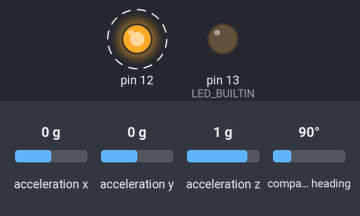
The sketch below on a simulated Arduino Mega 2560, built with avr-gcc and run on an emulated ATmega2560. Parts: output pins drawn as LEDs (lit = HIGH). Dashed ring = blinking. The inputs (shaded band) are chosen by the test bench; at power-on: acceleration x 0 g, acceleration y 0 g, acceleration z 1 g, compass heading 90°. Storage starts empty; what the sketch prints to the serial monitor is not drawn.

Above: at 0.1 s.
Timing chart, 0 to 3.0 s (numbered marks = the images above):
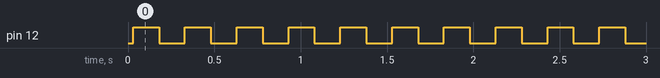

The sketch:

Master.ino
```cpp
#include <Arduino_FreeRTOS.h>
#include <SPI.h>
#include <SD.h>
#include <Adafruit_Sensor.h>
#include <Adafruit_BNO055.h>

//setup BNO055 Reader
Adafruit_BNO055 bno = Adafruit_BNO055(55,0x28);

//setup SD writing
const int chipSelect = 53;
File sensorData;

//function definition
void flash(int pin){
  digitalWrite(pin, HIGH);
  vTaskDelay( 10 );
  digitalWrite(pin, LOW);
  vTaskDelay( 10 );
}

int saveData(String data){
  //sensorData = SD.open("data.txt", FILE_WRITE);
  if(sensorData){
    sensorData.write(data.c_str(), data.length());
    return 1;
  }
  else{
    return 0;
  }
}

// define two tasks
//void TaskBlink( void *pvParameters );
//void Comms( void *pvParameters );
void ReadWrite( void *pvParameters );

void setup() {
//initialize serial communication at 9600 bits per second:
Serial.begin(115200);
Serial1.begin(115200);

Serial.print("Begin\n");

pinMode(LED_BUILTIN,OUTPUT);
digitalWrite(LED_BUILTIN,LOW);

String heading = String("X")+","+String("Y")+","+String("Z");

//initialize file to write to in SD card
SD.begin(chipSelect);
if(!SD.exists("data.txt")){
  sensorData = SD.open("data.txt",FILE_WRITE);
  sensorData.write(heading.c_str(), heading.length());
  Serial.print("File not found, initialized\n");
}
else{
  sensorData = SD.open("data.txt",FILE_WRITE);
  Serial.print("File found\n");
}

//settings for orient sensor
bno.begin();
//bno.setExtCrystalUse(true);

Serial.print("BNO Setup\n");

xTaskCreate(TaskBlink,"Blink",128,NULL,1,NULL);
xTaskCreate(Comms,"Comms",128,NULL,2,NULL);
xTaskCreate(ReadWrite,"ReadWrite",128,NULL,3,NULL);

Serial.print("Tasks Created\n");

//start scheduler
vTaskStartScheduler();
}

void loop()
{
  // Empty. Things are done in Tasks.
}

/*--------------------------------------------------*/
/*---------------------- Tasks ---------------------*/
/*--------------------------------------------------*/

void TaskBlink(void *pvParameters){
  (void) pvParameters;
// initialize digital pin 13 as an output
  pinMode(12, OUTPUT);
//flash pin continually while working
  while(1){
    flash(12);
//indicates functional RTOS
  }
}

void Comms(void *pvParameters){
  (void) pvParameters;
//7 is input, init variables
  pinMode(7,INPUT);
  String msg;
  int count;
  int i;
//read input pin
  while(1){
//check message availability
    if(Serial.available()){
//pause RTOS for communication
      vTaskSuspendAll();
      msg = Serial.readStringUntil('\n');
      count = msg.length();
      for(i = 0; i < count; i++){
//send every character of message
          Serial1.write(msg[i]);
      }
      Serial1.write('\n');
//resume RTOS
      xTaskResumeAll();
    }
//delay for RTOS stability
    vTaskDelay(10);
  }
}

void ReadWrite(void *pvParameters){
  (void) pvParameters;

  while(1){

  vTaskSuspendAll();

  String data = "";
  int success = 0;

  //read bno055
  sensors_event_t event;
  bno.getEvent(&event);
  data = String(event.orientation.x) + "," + String(event.orientation.y) +
    "," + String(event.orientation.z) + ",";

//  while(success = 0){
//    digitalWrite(LED_BUILTIN,HIGH);
//    Serial.print("Writing");
//    success = saveData(data);
//  }
//  digitalWrite(LED_BUILTIN,LOW);

  sensorData.write(data.c_str(), data.length());

  Serial.print("Successful Write");

  xTaskResumeAll();

  vTaskDelay(10);

  }
}
```

Measured:
- by itself, pin 12: alternates HIGH for 0.15 s and LOW for 0.15 s
- by itself, everything shown: repeats every 0.60 s, in 4 steps
